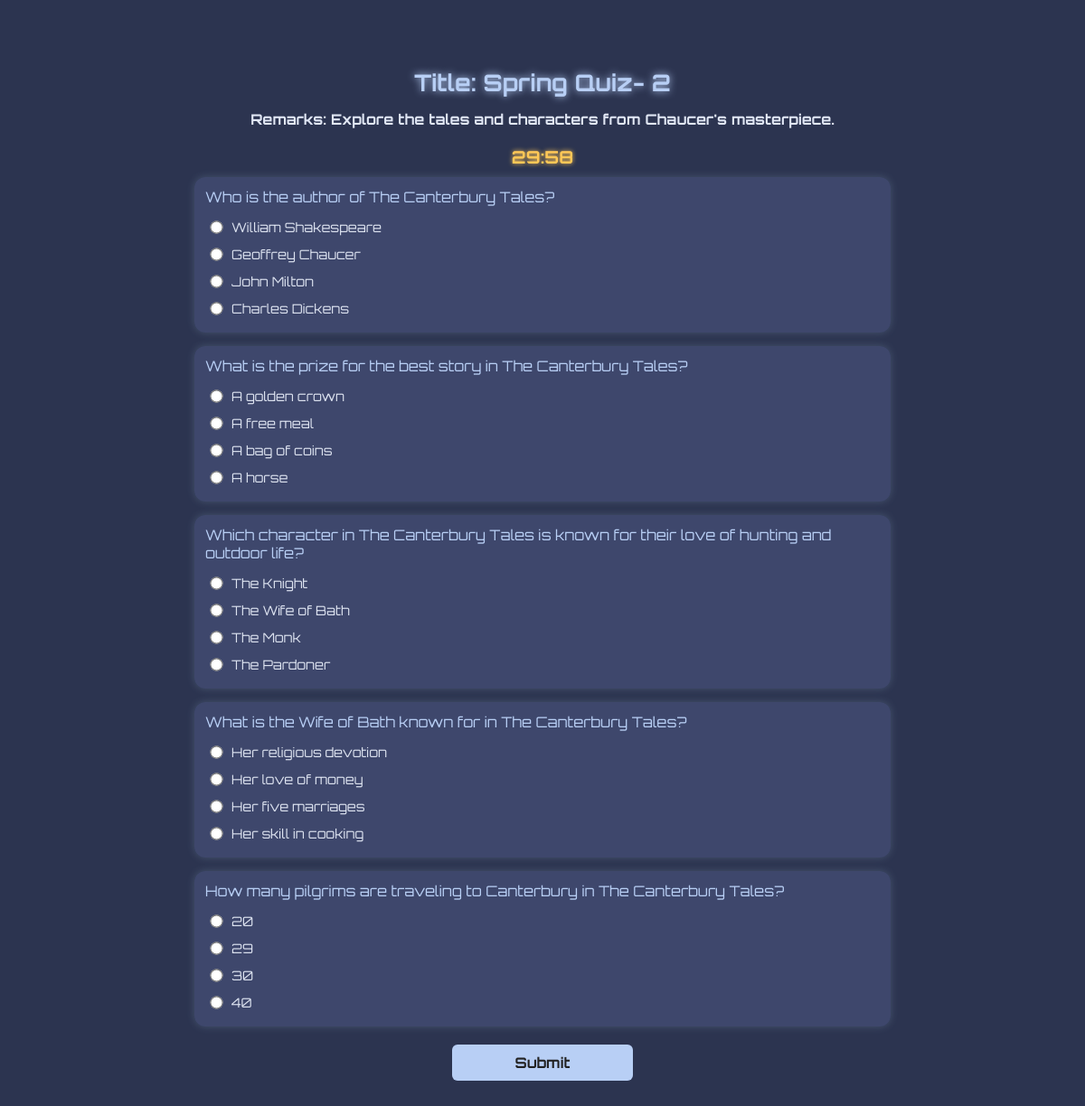
Screenshot of /Attempt-Quiz/4 (signed in) with the database file from the repository.
### main.py (models this page shows)
class Quiz(db.Model):
    id = db.Column(db.Integer, unique=True, primary_key=True)
    title = db.Column(db.String(100), nullable=False)
    chapter_id = db.Column(db.Integer, db.ForeignKey('chapter.id'), nullable=False)
    date_of_quiz = db.Column(db.DateTime, default=datetime.utcnow)
    time_duration = db.Column(db.Integer, nullable=False)
    remarks = db.Column(db.Text, nullable=False)
    questions = db.relationship('Question', back_populates='quiz', cascade="all, delete")
    chapter = db.relationship('Chapter', back_populates='quiz')
    scores = db.relationship('Score', back_populates='quiz', cascade="all, delete")

class Question(db.Model):
    id = db.Column(db.Integer, unique=True, primary_key=True)
    quiz_id = db.Column(db.Integer, db.ForeignKey('quiz.id'), nullable=False)
    question_text = db.Column(db.Text, nullable=False)
    option1 = db.Column(db.String(100), nullable=False)
    option2 = db.Column(db.String(100), nullable=False)
    option3 = db.Column(db.String(100), nullable=False)
    option4 = db.Column(db.String(100), nullable=False)
    correct_option = db.Column(db.Integer, nullable=False)
    quiz = db.relationship('Quiz', back_populates='questions')

### main.py (the view, shortened to what this page needs)
@app.route('/Attempt-Quiz/<int:quiz_id>', methods=['GET', 'POST'])
def attempt_quiz(quiz_id):
    if session.get('username') is None:
        return redirect(url_for('user_login'))
    quiz = Quiz.query.get(quiz_id)
    questions = Question.query.filter_by(quiz_id=quiz_id).all()
    user_id = session['user_id']
    existing_score = Score.query.filter_by(user_id=user_id, quiz_id=quiz_id).first()
    if existing_score:
        flash('You have already attempted this quiz.', 'info')
        return redirect(url_for('upcomming_quizzes'))
    if 'start_time' not in session:
        session['start_time'] = datetime.now().isoformat()
    return render_template('attempt_quiz.html', quiz=quiz, questions=questions, time=quiz.time_duration)

### templates/attempt_quiz.html (shortened to what this page needs)
<!DOCTYPE html>
<html lang="en">
<head>
</head>
<body>
    <div class="container">
        <h1 class="quiz-header">Title: {{ quiz.title }}</h1>
        <p style="text-align: center; font-weight: bold" >Remarks: {{ quiz.remarks }}</p><br>
        <div class="timer-container">
            <div class="timer" id="timer">{{ '%02d' % ((time - 1) // 60) }}:{{ '%02d' % ((time - 1) % 60) }}</div>
        </div>
        <div id="quiz" data-duration="{{ time * 60 | int }}">
            <form action="/Attempt-Quiz/{{ quiz.id }}" method="POST" id="quiz-form">
                {% for question in questions %}
                <div class="question">
                    <p>{{ question.question_text }}</p>
                    <label>
                        <input type="radio" name="question-{{ question.id }}" value="1">
                        {{ question.option1 }}
                    </label>
                    <label>
                        <input type="radio" name="question-{{ question.id }}" value="2">
                        {{ question.option2 }}
                    </label>
                    <label>
                        <input type="radio" name="question-{{ question.id }}" value="3">
                        {{ question.option3 }}
                    </label>
                    <label>
                        <input type="radio" name="question-{{ question.id }}" value="4">
                        {{ question.option4 }}
                    </label>
                </div>
                {% endfor %}
                <button type="submit">Submit</button>
            </form>
        </div>
    </div>
</body>
</html>

### templates/attempt_quiz.html (style rules this page uses)
* { font-family: 'Orbitron', sans-serif; box-sizing: border-box; margin: 0; padding: 0; }
body { background-color: #2C3450; color: #E1E7F5; padding-top: 60px; display: flex; flex-direction: column; min-height: 100vh; align-items: center; }
.container { width: 90%; max-width: 800px; padding: 15px; }
.quiz-header { text-align: center; color: #B8CFF5; font-size: 1.6em; text-shadow: 0 0 8px #B8CFF5; margin-bottom: 15px; }
.timer-container { text-align: center; margin-bottom: 10px; }
.timer { font-size: 1.2em; font-weight: bold; color: #FFC857; text-shadow: 0 0 5px #FFC857; }
.question { background: rgba(70, 80, 120, 0.7); box-shadow: 0 0 10px rgba(173, 216, 230, 0.2); border-radius: 12px; padding: 12px; margin-bottom: 15px; }
.question p { color: #B8CFF5; font-size: 1rem; margin-bottom: 8px; }
label { display: flex; align-items: center; color: #DDE3F0; font-size: 0.9rem; padding: 6px; border-radius: 6px; cursor: pointer; transition: 0.3s; }
input[type="radio"] { margin-right: 10px; transform: scale(1.1); }
button { background-color: #B8CFF5; border: none; border-radius: 6px; padding: 10px 15px; font-weight: bold; font-size: 1rem; color: #222; cursor: pointer; transition: 0.3s; display: block; width: 100%; max-width: 200px; margin: 20px auto; text-align: center; }

### rows the page displays
Quiz: title "Spring Quiz- 2", remarks "Explore the tales and characters from Chaucer's masterpiece."
Question: question_text "Who is the author of The Canterbury Tales?", option1 "William Shakespeare", option2 "Geoffrey Chaucer", option3 "John Milton", option4 "Charles Dickens"
Question: question_text "What is the prize for the best story in The Canterbury Tales?", option1 "A golden crown", option2 "A free meal", option3 "A bag of coins", option4 "A horse"
Question: question_text "Which character in The Canterbury Tales is known for their love of hunting and outdoor life?", option1 "The Knight", option2 "The Wife of Bath", option3 "The Monk", option4 "The Pardoner"
Question: question_text "What is the Wife of Bath known for in The Canterbury Tales?", option1 "Her religious devotion", option2 "Her love of money", option3 "Her five marriages", option4 "Her skill in cooking"
Question: question_text "How many pilgrims are traveling to Canterbury in The Canterbury Tales?", option1 "20", option2 "29", option3 "30", option4 "40"
